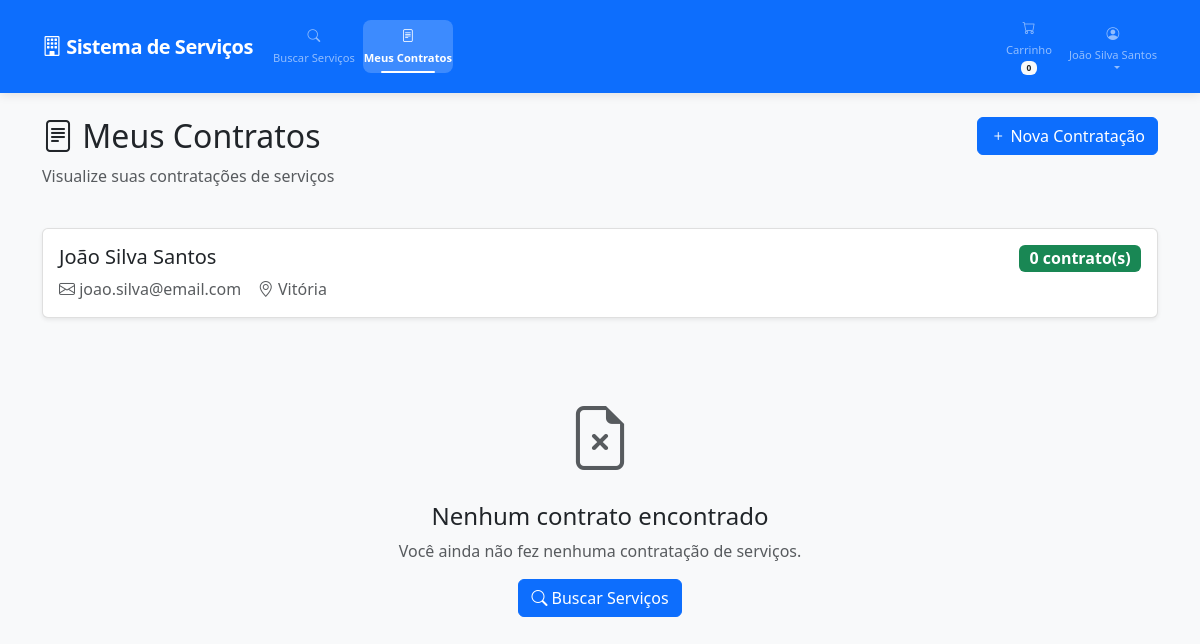
Screenshot of /public/meus_contratos.php (signed in) with the database file from the repository.
### tables this page shows
CREATE TABLE `clientes` (
    `id` int(11) NOT NULL AUTO_INCREMENT,
    `nome` varchar(100) NOT NULL,
    `cpf` varchar(14) NOT NULL,
    `cidade` varchar(50) NOT NULL,
    `email` varchar(100) NOT NULL,
    `telefone` varchar(20) DEFAULT NULL,
    `endereco` varchar(200) DEFAULT NULL,
    `senha` varchar(255) DEFAULT NULL COMMENT 'Senha opcional para checkout express',
    `remember_token` varchar(255) DEFAULT NULL,
    `ativo` tinyint(1) DEFAULT 1,
    `created_at` timestamp DEFAULT CURRENT_TIMESTAMP,
    `updated_at` timestamp DEFAULT CURRENT_TIMESTAMP ON UPDATE CURRENT_TIMESTAMP,
    PRIMARY KEY (`id`),
    UNIQUE KEY `cpf` (`cpf`),
    UNIQUE KEY `email` (`email`)
);

### shared/config/db.php (called while the page is built, shortened)
<?php
class Database
{
    private static $instance = null;
    private $connection;
    private $host = 'localhost';
    private $database = 'trabalho_web';
    private $username = 'root';
    private $password = '';
    private $charset = 'utf8mb4';
    private $socket = '/Applications/XAMPP/xamppfiles/var/mysql/mysql.sock';
    private function __construct()
    {
        $dsn = "mysql:host={$this->host};dbname={$this->database};charset={$this->charset};unix_socket={$this->socket}";
        $options = [
            PDO::ATTR_ERRMODE => PDO::ERRMODE_EXCEPTION,
            PDO::ATTR_DEFAULT_FETCH_MODE => PDO::FETCH_ASSOC,
            PDO::ATTR_EMULATE_PREPARES => false,
        ];
        try {
            $this->connection = new PDO($dsn, $this->username, $this->password, $options);
        } catch (PDOException $e) {
            error_log("Database connection failed: " . $e->getMessage());
            throw new PDOException("Database connection failed");
        }
    }
    public static function getInstance(): Database
    {
        if (self::$instance === null) {
            self::$instance = new self();
        }
        return self::$instance;
    }
    public function getConnection(): PDO
    {
        return $this->connection;
    }
}

### shared/dao/ClienteDAO.php (called while the page is built, shortened)
<?php
require_once __DIR__ . '/../config/db.php';
class ClienteDAO
{
    private $db;
    public function __construct()
    {
        $this->db = Database::getInstance()->getConnection();
    }
    public function findById(int $id): ?array
    {
        try {
            $stmt = $this->db->prepare("
                SELECT id, nome, cpf, cidade, email, telefone, endereco, created_at
                FROM clientes
                WHERE id = ?
            ");
            $stmt->execute([$id]);
            $client = $stmt->fetch();
            return $client ?: null;
        } catch (PDOException $e) {
            error_log("Error finding client by ID: " . $e->getMessage());
            return null;
        }
    }
}

### shared/dao/ContratacaoDAO.php (called while the page is built, shortened)
<?php
require_once __DIR__ . '/../config/db.php';
class ContratacaoDAO
{
    private $db;
    public function __construct()
    {
        $this->db = Database::getInstance()->getConnection();
    }
    public function buscarPorCliente($clienteId)
    {
        $sql = "SELECT * FROM contratacoes WHERE cliente_id = ? ORDER BY criado_em DESC";
        $stmt = $this->db->prepare($sql);
        $stmt->execute([$clienteId]);
        return $stmt->fetchAll();
    }
}

### public/meus_contratos.php (the view, shortened to what this page needs)
<?php
require_once '../shared/dao/ContratacaoDAO.php';
require_once '../shared/dao/ClienteDAO.php';
$contratacaoDAO = new ContratacaoDAO();
$clienteDAO = new ClienteDAO();
$clienteId = $_SESSION['client_id'];
$cliente = $clienteDAO->findById($clienteId);
$contratos = $contratacaoDAO->buscarPorCliente($clienteId);
?>
<!DOCTYPE html>
<html lang="pt-BR">
<head>
    <link href="https://cdn.jsdelivr.net/npm/bootstrap@5.3.0/dist/css/bootstrap.min.css" rel="stylesheet">
    <link href="https://cdn.jsdelivr.net/npm/bootstrap-icons@1.11.0/font/bootstrap-icons.css" rel="stylesheet">
    <link href="../shared/assets/css/style.css" rel="stylesheet">
</head>
<body>
    <nav class="navbar navbar-expand-lg navbar-dark bg-primary">
        <div class="container">
            <a class="navbar-brand" href="buscar.php">
                <i class="bi bi-building"></i> Sistema de Serviços
            </a>
            <div class="collapse navbar-collapse" id="navbarNav">
                <ul class="navbar-nav me-auto">
                    <li class="nav-item">
                        <a class="nav-link" href="buscar.php">
                            <i class="bi bi-search"></i> Buscar Serviços
                        </a>
                    </li>
                    <li class="nav-item">
                        <a class="nav-link active" href="meus_contratos.php">
                            <i class="bi bi-file-text"></i> Meus Contratos
                        </a>
                    </li>
                </ul>
                <ul class="navbar-nav">
                    <li class="nav-item">
                        <a class="nav-link cart-button" href="carrinho.php">
                            <i class="bi bi-cart"></i> Carrinho
                            <span class="badge bg-light text-dark cart-badge">0</span>
                        </a>
                    </li>
                    <li class="nav-item dropdown">
                        <a class="nav-link dropdown-toggle" href="#" id="navbarDropdown" role="button" data-bs-toggle="dropdown">
                            <i class="bi bi-person-circle"></i> <?= htmlspecialchars($_SESSION['client_name']) ?>
                        </a>
                    </li>
                </ul>
            </div>
        </div>
    </nav>
    <div class="container mt-4">
        <div class="row mb-4">
            <div class="col-md-8">
                <h2><i class="bi bi-file-text"></i> Meus Contratos</h2>
                <p class="text-muted">Visualize suas contratações de serviços</p>
            </div>
            <div class="col-md-4 text-end">
                <a href="buscar.php" class="btn btn-primary">
                    <i class="bi bi-plus"></i> Nova Contratação
                </a>
            </div>
        </div>
        <div class="card mb-4">
            <div class="card-body">
                <div class="row">
                    <div class="col-md-8">
                        <h5><?= htmlspecialchars($cliente['nome']) ?></h5>
                        <p class="text-muted mb-0">
                            <i class="bi bi-envelope"></i> <?= htmlspecialchars($cliente['email']) ?> &nbsp;&nbsp;
                            <i class="bi bi-geo-alt"></i> <?= htmlspecialchars($cliente['cidade']) ?>
                        </p>
                    </div>
                    <div class="col-md-4 text-end">
                        <span class="badge bg-success fs-6"><?= count($contratos) ?> contrato(s)</span>
                    </div>
                </div>
            </div>
        </div>
        <?php if (empty($contratos)): ?>
            <div class="text-center py-5">
                <i class="bi bi-file-earmark-x text-muted" style="font-size: 4rem;"></i>
                <h4 class="mt-3">Nenhum contrato encontrado</h4>
                <p class="text-muted">Você ainda não fez nenhuma contratação de serviços.</p>
                <a href="buscar.php" class="btn btn-primary">
                    <i class="bi bi-search"></i> Buscar Serviços
                </a>
            </div>
        <?php endif; ?>
    </div>
</body>
</html>

### shared/assets/css/style.css (style rules this page uses)
:root { --primary-color: #0d6efd; --secondary-color: #6c757d; --success-color: #198754; --danger-color: #dc3545; --warning-color: #ffc107; --info-color: #0dcaf0; --light-color: #f8f9fa; --dark-color: #212529; }
body { font-family: 'Segoe UI', Tahoma, Geneva, Verdana, sans-serif; background-color: var(--light-color); }
.navbar { box-shadow: 0 2px 10px rgba(0, 0, 0, 0.1); padding: 0.75rem 0; }
.navbar-brand { font-weight: 700; font-size: 1.25rem; letter-spacing: -0.5px; padding: 0.5rem 0; }
.navbar-nav { align-items: center; gap: 0.25rem; flex-wrap: nowrap; }
.navbar-nav .nav-item { margin: 0; flex-shrink: 0; }
.navbar-nav .nav-link { font-size: 0.75rem; font-weight: 500; padding: 0.5rem 0.6rem; border-radius: 0.5rem; transition: all 0.3s ease; text-align: center; min-width: 80px; max-width: 100px; display: flex; flex-direction: column; align-items: center; gap: 0.15rem; white-space: nowrap; }
.navbar-nav .nav-link i { font-size: 0.9rem; margin-bottom: 0.1rem; transition: transform 0.3s ease; }
.navbar-nav .nav-link.active { background-color: rgba(255, 255, 255, 0.2); font-weight: 600; position: relative; }
.navbar-nav .nav-link.active::after { content: ''; position: absolute; bottom: 0; left: 50%; transform: translateX(-50%); width: 60%; height: 2px; background-color: #fff; border-radius: 1px; }
.navbar-nav:last-child { margin-left: auto; }
.navbar-nav .dropdown-toggle::after { margin-left: 0.5rem; transition: transform 0.3s ease; }
@media (max-width: 1200px) { .navbar-nav .nav-link { min-width: 70px; max-width: 90px; font-size: 0.7rem; padding: 0.4rem 0.5rem; } }
@media (max-width: 1200px) { .navbar-nav .nav-link i { font-size: 0.8rem; } }
.navbar-brand { font-weight: bold; }
.card { box-shadow: 0 0.125rem 0.25rem rgba(0, 0, 0, 0.075); border: 1px solid rgba(0, 0, 0, 0.125); }
.btn { border-radius: 0.375rem; }

### rows the page displays
clientes: nome "João Silva Santos", email "joao.silva@email.com", cidade "Vitória"

### other values shown
$_SESSION['client_name'] "João Silva Santos"
count($contratos) "0"
